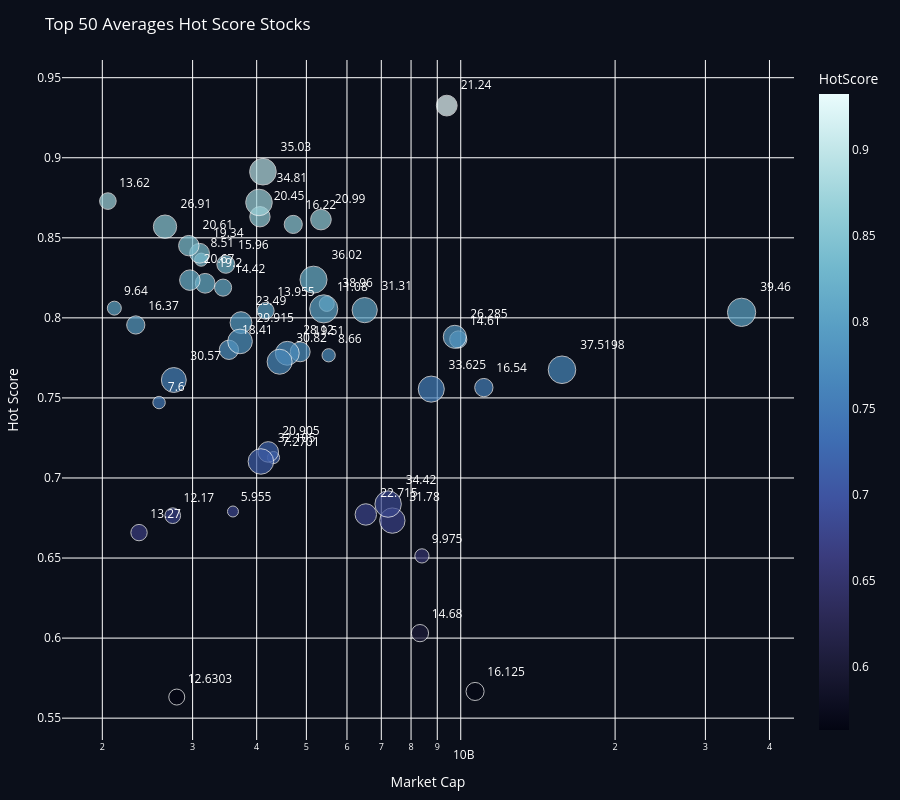

Here is the notebook cell this chart was saved with:
### Code cell
fig = px.scatter(
    top.sort_values(by=["regularMarketPrice", "HotScore"], ascending=True).head(50),
    x='marketCap',
    y='HotScore',
    size='regularMarketPrice',
    text='regularMarketPrice',
    color='HotScore',
    hover_name='symbol',
    log_x=True,
    title='HotScore vs Market Cap',
    color_continuous_scale="ice",
)

fig.update_traces(textposition="top right", marker=dict(line=dict(width=1, color="white")))

fig.update_layout(
    title="Top 50 Averages Hot Score Stocks", 
    xaxis_title="Market Cap",
    yaxis_title="Hot Score",    
    plot_bgcolor="#0b0f1a",
    paper_bgcolor="#0b0f1a",
    font_color="white",
    height=800,
    margin=dict(l=40, r=40, t=60, b=40)
)


fig.show()


chart_path = os.path.join(OUTPUT_RECOMENDATIONS, "scatter_avg_hot_score.html")
fig.write_html(chart_path, include_plotlyjs="cdn")

### Figure 1 — Plotly figure (JSON) as saved in the notebook; plotly's stock layout.template omitted (floating-point values rounded to 4 significant figures)
{"data": [{"hovertemplate": "<b>%{hovertext}</b><br><br>marketCap=%{x}<br>HotScore=%{marker.color}<br>regularMarketPrice=%{text}<extra></extra>", "hovertext": ["KEEL", "EMAT", "EOSE", "PLBL", "FRMI", "OCUL", "MBLY", "RGC", "KD", "SVM", "GRND", "BHVN", "XNDU", "RUN", "PAYP", "SAIL", "INFQ", "AAL", "LION", "TRVI", "HL", "WAY", "DYN", "ADPT", "ZETA", "PTRN", "CHRN", "AYA", "BBWI", "NAVN", "MAAS", "XE", "DNLI", "QBTS", "RARE", "CAAP", "SKE", "CARG", "LBRDA", "SSRM", "HIMS", "TXG", "EGO", "MWH", "VKTX", "VRNS", "MUR", "AGI", "MDA", "GFI"], "legendgroup": "", "marker": {"color": [0.6791, 0.7128, 0.7471, 0.8364, 0.7766, 0.8061, 0.6513, 0.8087, 0.6764, 0.5632, 0.6659, 0.8729, 0.8044, 0.8189, 0.7865, 0.6031, 0.8335, 0.5667, 0.8584, 0.7956, 0.7565, 0.7801, 0.8216, 0.8403, 0.7788, 0.8632, 0.8451, 0.8236, 0.7163, 0.8614, 0.9326, 0.6772, 0.797, 0.7882, 0.857, 0.7779, 0.7853, 0.7612, 0.7726, 0.8048, 0.6734, 0.7103, 0.7555, 0.6837, 0.8721, 0.8913, 0.8239, 0.7676, 0.8056, 0.8035], "coloraxis": "coloraxis", "line": {"color": "white", "width": 1}, "size": [5.955, 7.27, 7.6, 8.51, 8.66, 9.64, 9.975, 11.08, 12.17, 12.63, 13.27, 13.62, 13.96, 14.42, 14.61, 14.68, 15.96, 16.12, 16.22, 16.37, 16.54, 18.41, 19.2, 19.34, 19.51, 20.45, 20.61, 20.67, 20.91, 20.99, 21.24, 22.71, 23.49, 26.29, 26.91, 28.12, 29.91, 30.57, 30.82, 31.31, 31.78, 32.1, 33.62, 34.42, 34.81, 35.03, 36.02, 37.52, 38.96, 39.46], "sizemode": "area", "sizeref": 0.09865, "symbol": "circle"}, "mode": "markers+text", "name": "", "orientation": "v", "showlegend": false, "text": [5.955, 7.27, 7.6, 8.51, 8.66, 9.64, 9.975, 11.08, 12.17, 12.63, 13.27, 13.62, 13.96, 14.42, 14.61, 14.68, 15.96, 16.12, 16.22, 16.37, 16.54, 18.41, 19.2, 19.34, 19.51, 20.45, 20.61, 20.67, 20.91, 20.99, 21.24, 22.71, 23.49, 26.29, 26.91, 28.12, 29.91, 30.57, 30.82, 31.31, 31.78, 32.1, 33.62, 34.42, 34.81, 35.03, 36.02, 37.52, 38.96, 39.46], "textposition": "top right", "type": "scatter", "x": [3596000000.0, 4314000000.0, 2580000000.0, 3118000000.0, 5526000000.0, 2111000000.0, 8401000000.0, 5479000000.0, 2744000000.0, 2794000000.0, 2358000000.0, 2051000000.0, 4166000000.0, 3440000000.0, 9889000000.0, 8326000000.0, 3482000000.0, 10660000000.0, 4714000000.0, 2324000000.0, 11090000000.0, 3531000000.0, 3174000000.0, 3095000000.0, 4863000000.0, 4059000000.0, 2949000000.0, 2963000000.0, 4214000000.0, 5338000000.0, 9392000000.0, 6530000000.0, 3728000000.0, 9737000000.0, 2650000000.0, 4590000000.0, 3712000000.0, 2757000000.0, 4434000000.0, 6497000000.0, 7356000000.0, 4076000000.0, 8761000000.0, 7218000000.0, 4042000000.0, 4114000000.0, 5163000000.0, 15760000000.0, 5406000000.0, 35290000000.0], "xaxis": "x", "y": [0.6791, 0.7128, 0.7471, 0.8364, 0.7766, 0.8061, 0.6513, 0.8087, 0.6764, 0.5632, 0.6659, 0.8729, 0.8044, 0.8189, 0.7865, 0.6031, 0.8335, 0.5667, 0.8584, 0.7956, 0.7565, 0.7801, 0.8216, 0.8403, 0.7788, 0.8632, 0.8451, 0.8236, 0.7163, 0.8614, 0.9326, 0.6772, 0.797, 0.7882, 0.857, 0.7779, 0.7853, 0.7612, 0.7726, 0.8048, 0.6734, 0.7103, 0.7555, 0.6837, 0.8721, 0.8913, 0.8239, 0.7676, 0.8056, 0.8035], "yaxis": "y"}], "layout": {"coloraxis": {"autocolorscale": false, "colorbar": {"title": {"text": "HotScore"}}, "colorscale": [[0, "rgb(3, 5, 18)"], [0.09091, "rgb(25, 25, 51)"], [0.1818, "rgb(44, 42, 87)"], [0.2727, "rgb(58, 60, 125)"], [0.3636, "rgb(62, 83, 160)"], [0.4545, "rgb(62, 109, 178)"], [0.5455, "rgb(72, 134, 187)"], [0.6364, "rgb(89, 159, 196)"], [0.7273, "rgb(114, 184, 205)"], [0.8182, "rgb(149, 207, 216)"], [0.9091, "rgb(192, 229, 232)"], [1, "rgb(234, 252, 253)"]]}, "font": {"color": "white"}, "height": 800, "legend": {"itemsizing": "constant", "tracegroupgap": 0}, "margin": {"b": 40, "l": 40, "r": 40, "t": 60}, "paper_bgcolor": "#0b0f1a", "plot_bgcolor": "#0b0f1a", "title": {"text": "Top 50 Averages Hot Score Stocks"}, "xaxis": {"anchor": "y", "domain": [0, 1], "title": {"text": "Market Cap"}, "type": "log"}, "yaxis": {"anchor": "x", "domain": [0, 1], "title": {"text": "Hot Score"}}}}
